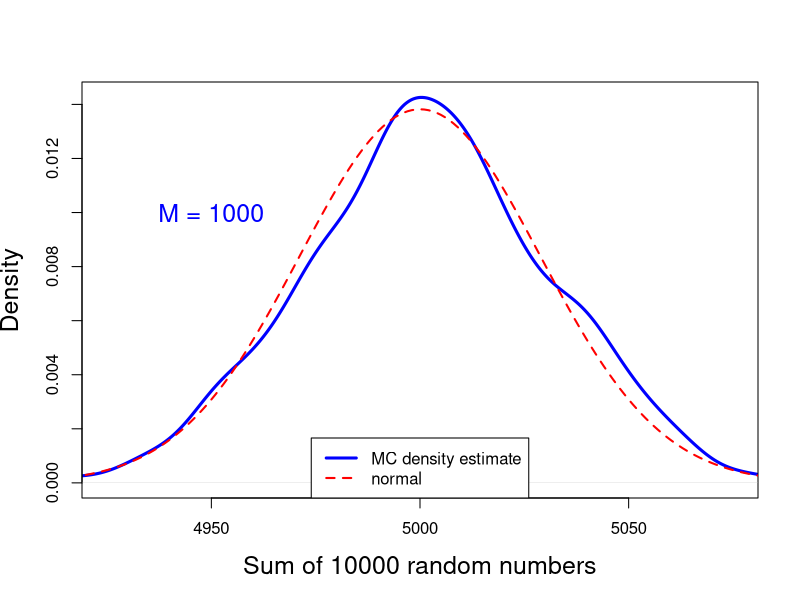

R code for this plot:
print('file: CLTdensity1e3MC.R')
# Central Limit Theorem (CLT): sum of random numbers -> normal distribution
M = 1000    # number of Monte Carlo runs
N = 10000   # number of random numbers to sum up
S = numeric(M) # array for sums of random numbers
set.seed(1953) # set seed for random number generators
for(k in 1:M) S[k] = sum(runif(N))
Smean = mean(S); Ssd = sd(S)
SmeanTheory = N/2; SsdTheory = sqrt(N/12)
#  png('SumRandomM1000DensityBook160104.png',width=16,height=12,units='cm',res=300)
plot(density(S,from=4900,to=5100),col='blue',lwd=3,main='',
       xlab='Sum of 10000 random numbers',xlim=c(4925,5075),las=0,cex.lab=1.5)
text(4950,0.01,'M = 1000',col='blue',cex=1.5)
x = seq(4900,5100,1); y = dnorm(x,SmeanTheory,SsdTheory)
lines(x,y,col='red',lwd=2,lty=2)
legend('bottom',legend=c('MC density estimate','normal'),col=c('blue','red'),
   lty=c(1,2),lwd=c(3,2))
# dev.off()
# --------------------------------------------------------------
# Results:
print(c('M = ',M))                            
print(c('Smean = ',round(Smean,3)))            
print(c('should be close to ',SmeanTheory))   
print(c('Ssd = ',round(Ssd,3)))                
print(c('should be close to ',round(SsdTheory,3)))
